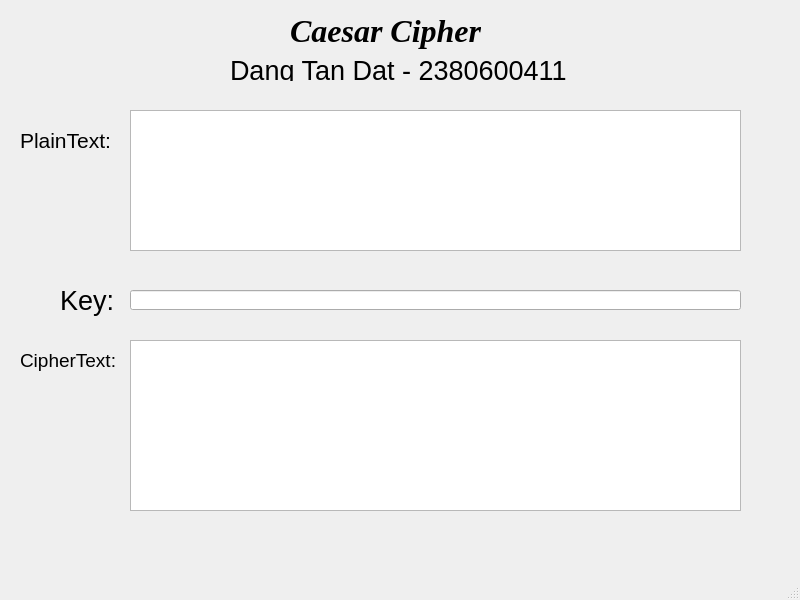
<?xml version="1.0" encoding="UTF-8"?>
<ui version="4.0">
 <class>MainWindow</class>
 <widget class="QMainWindow" name="MainWindow">
  <property name="geometry">
   <rect>
    <x>0</x>
    <y>0</y>
    <width>800</width>
    <height>600</height>
   </rect>
  </property>
  <property name="windowTitle">
   <string>MainWindow</string>
  </property>
  <widget class="QWidget" name="centralwidget">
   <widget class="QLabel" name="label">
    <property name="geometry">
     <rect>
      <x>290</x>
      <y>0</y>
      <width>191</width>
      <height>61</height>
     </rect>
    </property>
    <property name="font">
     <font>
      <family>Times New Roman</family>
      <pointsize>24</pointsize>
      <weight>75</weight>
      <italic>true</italic>
      <bold>true</bold>
     </font>
    </property>
    <property name="text">
     <string>Caesar Cipher</string>
    </property>
   </widget>
   <widget class="QLabel" name="label_2">
    <property name="geometry">
     <rect>
      <x>230</x>
      <y>60</y>
      <width>341</width>
      <height>21</height>
     </rect>
    </property>
    <property name="font">
     <font>
      <pointsize>20</pointsize>
     </font>
    </property>
    <property name="text">
     <string>Dang Tan Dat - 2380600411</string>
    </property>
   </widget>
   <widget class="QLabel" name="label_3">
    <property name="geometry">
     <rect>
      <x>20</x>
      <y>110</y>
      <width>101</width>
      <height>61</height>
     </rect>
    </property>
    <property name="font">
     <font>
      <pointsize>16</pointsize>
     </font>
    </property>
    <property name="text">
     <string>PlainText:</string>
    </property>
   </widget>
   <widget class="QTextEdit" name="textEdit">
    <property name="geometry">
     <rect>
      <x>130</x>
      <y>110</y>
      <width>611</width>
      <height>141</height>
     </rect>
    </property>
   </widget>
   <widget class="QLabel" name="label_4">
    <property name="geometry">
     <rect>
      <x>60</x>
      <y>280</y>
      <width>61</width>
      <height>41</height>
     </rect>
    </property>
    <property name="font">
     <font>
      <pointsize>20</pointsize>
     </font>
    </property>
    <property name="text">
     <string>Key:</string>
    </property>
   </widget>
   <widget class="QLineEdit" name="lineEdit">
    <property name="geometry">
     <rect>
      <x>130</x>
      <y>290</y>
      <width>611</width>
      <height>20</height>
     </rect>
    </property>
   </widget>
   <widget class="QLabel" name="label_5">
    <property name="geometry">
     <rect>
      <x>20</x>
      <y>330</y>
      <width>101</width>
      <height>61</height>
     </rect>
    </property>
    <property name="font">
     <font>
      <pointsize>14</pointsize>
     </font>
    </property>
    <property name="text">
     <string>CipherText:</string>
    </property>
   </widget>
   <widget class="QTextEdit" name="textEdit_2">
    <property name="geometry">
     <rect>
      <x>130</x>
      <y>340</y>
      <width>611</width>
      <height>171</height>
     </rect>
    </property>
   </widget>
  </widget>
  <widget class="QMenuBar" name="menubar">
   <property name="geometry">
    <rect>
     <x>0</x>
     <y>0</y>
     <width>800</width>
     <height>21</height>
    </rect>
   </property>
  </widget>
  <widget class="QStatusBar" name="statusbar"/>
 </widget>
 <resources/>
 <connections/>
</ui>
